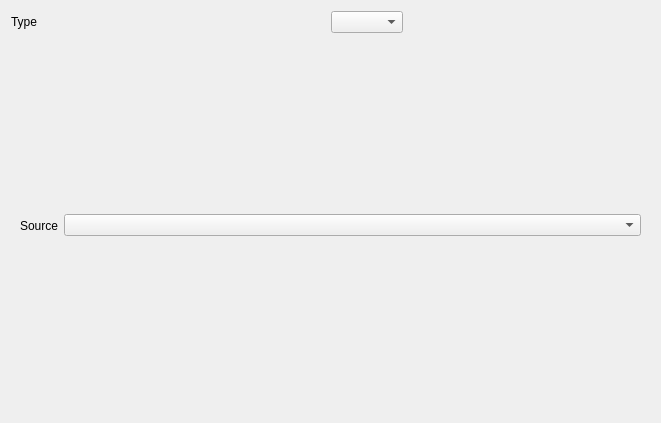
<?xml version="1.0" encoding="UTF-8"?>
<ui version="4.0">
 <class>InterceptSetUpWidget</class>
 <widget class="QWidget" name="InterceptSetUpWidget">
  <property name="geometry">
   <rect>
    <x>0</x>
    <y>0</y>
    <width>661</width>
    <height>423</height>
   </rect>
  </property>
  <property name="windowTitle">
   <string>Form</string>
  </property>
  <layout class="QVBoxLayout" name="verticalLayout">
   <item>
    <widget class="QWidget" name="widget" native="true">
     <layout class="QHBoxLayout" name="horizontalLayout">
      <property name="spacing">
       <number>0</number>
      </property>
      <property name="margin">
       <number>0</number>
      </property>
      <item alignment="Qt::AlignLeft">
       <widget class="QLabel" name="typeLabel">
        <property name="sizePolicy">
         <sizepolicy hsizetype="Maximum" vsizetype="Preferred">
          <horstretch>0</horstretch>
          <verstretch>0</verstretch>
         </sizepolicy>
        </property>
        <property name="text">
         <string>Type</string>
        </property>
       </widget>
      </item>
      <item alignment="Qt::AlignLeft">
       <widget class="QComboBox" name="typeComboBox">
        <property name="sizePolicy">
         <sizepolicy hsizetype="Preferred" vsizetype="Fixed">
          <horstretch>0</horstretch>
          <verstretch>0</verstretch>
         </sizepolicy>
        </property>
       </widget>
      </item>
     </layout>
    </widget>
   </item>
   <item>
    <widget class="QStackedWidget" name="stackedWidget">
     <widget class="QWidget" name="unaryPage">
      <layout class="QVBoxLayout" name="verticalLayout_2">
       <property name="spacing">
        <number>0</number>
       </property>
       <property name="margin">
        <number>0</number>
       </property>
       <item>
        <widget class="QWidget" name="uSelectionWidget" native="true">
         <layout class="QHBoxLayout" name="horizontalLayout_2">
          <item>
           <widget class="QLabel" name="uLabel">
            <property name="sizePolicy">
             <sizepolicy hsizetype="Maximum" vsizetype="Preferred">
              <horstretch>0</horstretch>
              <verstretch>0</verstretch>
             </sizepolicy>
            </property>
            <property name="text">
             <string>Source</string>
            </property>
           </widget>
          </item>
          <item>
           <widget class="QComboBox" name="uSourceComboBox"/>
          </item>
         </layout>
        </widget>
       </item>
      </layout>
     </widget>
     <widget class="QWidget" name="proxyPage">
      <layout class="QVBoxLayout" name="verticalLayout_4">
       <property name="spacing">
        <number>0</number>
       </property>
       <property name="margin">
        <number>0</number>
       </property>
       <item>
        <widget class="QWidget" name="pSelectionWidget" native="true">
         <layout class="QHBoxLayout" name="horizontalLayout_4">
          <item>
           <widget class="QWidget" name="plSelectionWidget" native="true">
            <layout class="QHBoxLayout" name="horizontalLayout_5">
             <item>
              <widget class="QLabel" name="label">
               <property name="sizePolicy">
                <sizepolicy hsizetype="Maximum" vsizetype="Preferred">
                 <horstretch>0</horstretch>
                 <verstretch>0</verstretch>
                </sizepolicy>
               </property>
               <property name="text">
                <string>Left Source</string>
               </property>
              </widget>
             </item>
             <item>
              <widget class="QComboBox" name="plSourceComboBox"/>
             </item>
            </layout>
           </widget>
          </item>
          <item>
           <widget class="QWidget" name="prSelectionWidget" native="true">
            <layout class="QHBoxLayout" name="horizontalLayout_6">
             <item>
              <widget class="QLabel" name="prLabel">
               <property name="sizePolicy">
                <sizepolicy hsizetype="Maximum" vsizetype="Preferred">
                 <horstretch>0</horstretch>
                 <verstretch>0</verstretch>
                </sizepolicy>
               </property>
               <property name="text">
                <string>Right Source</string>
               </property>
              </widget>
             </item>
             <item>
              <widget class="QComboBox" name="prSourceComboBox"/>
             </item>
            </layout>
           </widget>
          </item>
         </layout>
        </widget>
       </item>
      </layout>
     </widget>
    </widget>
   </item>
  </layout>
 </widget>
 <resources/>
 <connections/>
</ui>
